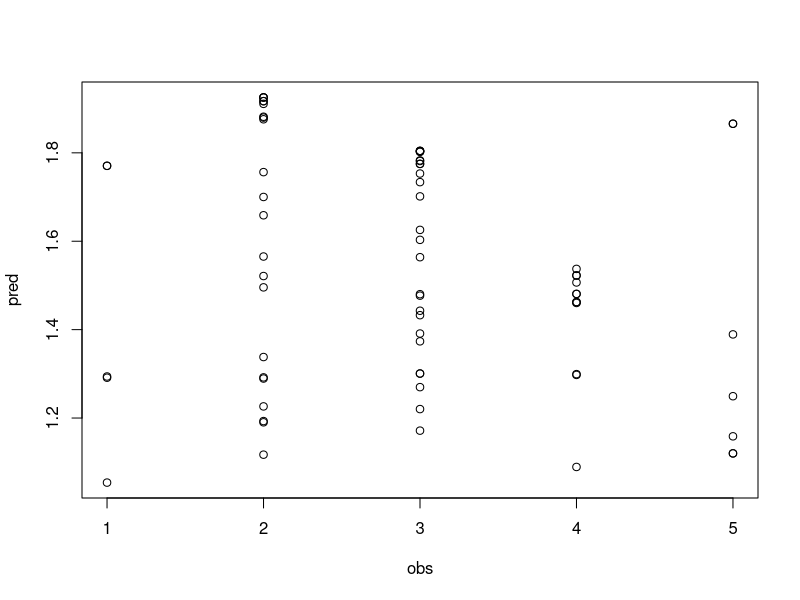
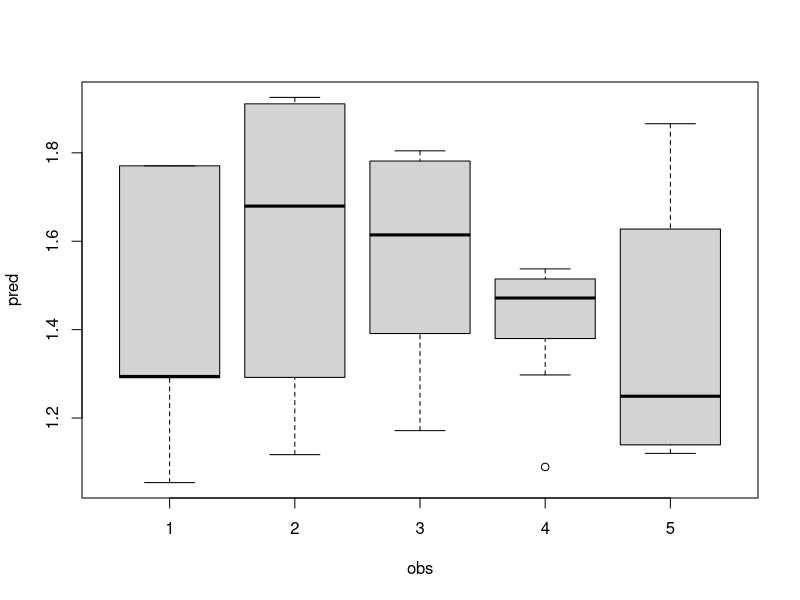
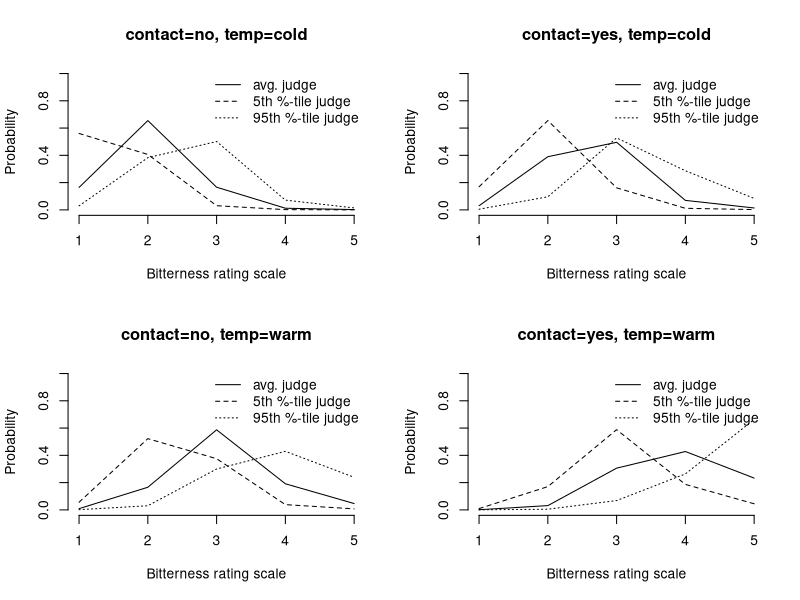

Recreate these plots in R, in order.
# clmm2 tutorial 

library(ordinal)
data(wine)
head(wine)


fm1 <- clmm2(rating ~ temp + contact, random = judge, data = wine)


omitted <- wine[1:nrow(wine) %in% fm1$na.action,]
used <- wine[!1:nrow(wine) %in% fm1$na.action,]
obs <- as.numeric(used$rating)
pred <- exp(fm1$fitted.values)

plot(pred ~ obs)
boxplot(pred ~ obs)

fm2 <- clmm2(rating ~ temp + contact, 
             random = judge,
             data = wine,
             Hess=TRUE, nAGQ=10)

pred2 <- predict(fm1, newdata = wine)

pred_clmm <- function(eta, theta, cat = 1:(length(theta)+1), inv.link = plogis) {
    Theta <- c(-1e3, theta, 1e3)
    sapply(cat, function(j)
      inv.link(Theta[j+1] - eta) - inv.link(Theta[j] - eta) )
  }

pred_clmm(qnorm(0.05) * fm1$stDev, fm1$Theta)
pred_clmm(qnorm(0.05) * fm2$stDev, fm2$Theta)


mat <- expand.grid(judge = qnorm(0.95) * c(-1, 0, 1) * fm2$stDev,
                      contact = c(0, fm2$beta[2]),
                      temp = c(0, fm2$beta[1]))

pred.mat <- pred_clmm(eta=rowSums(mat), theta=fm2$Theta)

lab <- paste("contact=", rep(levels(wine$contact), 2), ", ",
                "temp=", rep(levels(wine$temp), each=2), sep="")
par(mfrow=c(2, 2))
for(k in c(1, 4, 7, 10)) {
  plot(1:5, pred.mat[k,], lty=2, type = "l", ylim=c(0,1),
       xlab="Bitterness rating scale", axes=FALSE,
       ylab="Probability", main=lab[ceiling(k/3)], las=1)
  axis(1); axis(2)
  lines(1:5, pred.mat[k+1, ], lty=1)
  lines(1:5, pred.mat[k+2, ], lty=3)
  legend("topright",
         c("avg. judge", "5th %-tile judge", "95th %-tile judge"),
         lty=1:3, bty="n")
}
